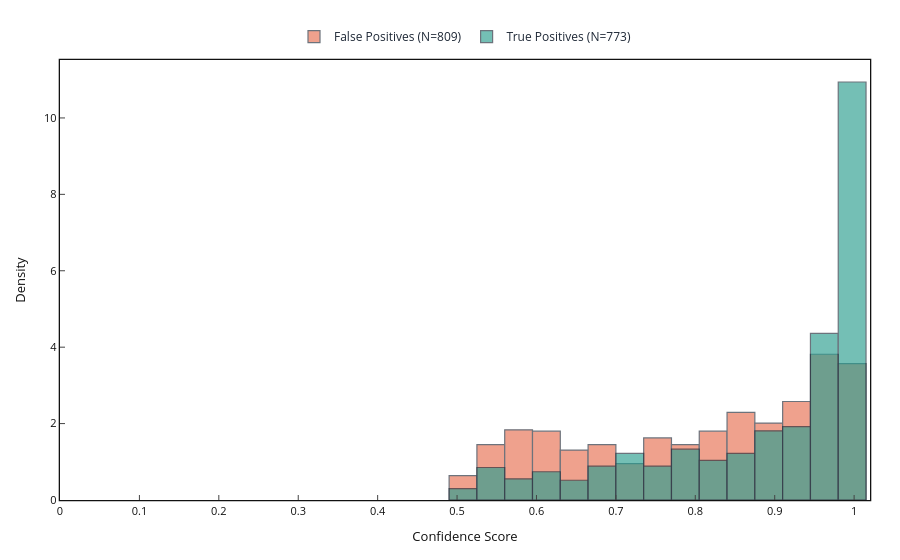

Notebook source saved alongside this figure:
### Code cell
# Plot the distribution of confidence scores of TP vs FP predictions.
model_name = "gliner2.5-base-v1"
fig_distrib = plot_confidence_score_distributions(
    df=scores_df,
    category=None,
    model_name=model_name,
)
save_figure_for_paper(
    fig_distrib,
    f"../figures/gliner/gliner_confidence_distribution_{model_name}.svg",
)
fig_distrib.show()

### Figure 1 — Plotly figure (JSON) as saved in the notebook; plotly's stock layout.template omitted (floating-point values rounded to 4 significant figures; data arrays with more than 128 entries replaced by an {"elided": "..."} marker saying what was removed)
{"data": [{"histnorm": "probability density", "marker": {"color": "#e76f51", "line": {"color": "#1f2937", "width": 1.2}}, "name": "False Positives (N=809)", "opacity": 0.65, "type": "histogram", "x": {"elided": "809 float values"}, "xbins": {"end": 1, "size": 0.035, "start": 0}}, {"histnorm": "probability density", "marker": {"color": "#2a9d8f", "line": {"color": "#1f2937", "width": 1.2}}, "name": "True Positives (N=773)", "opacity": 0.65, "type": "histogram", "x": {"elided": "773 float values"}, "xbins": {"end": 1, "size": 0.035, "start": 0}}], "layout": {"barmode": "overlay", "hovermode": false, "legend": {"font": {"color": "#1f2937", "size": 12}, "orientation": "h", "x": 0.5, "xanchor": "center", "y": 1.02, "yanchor": "bottom"}, "margin": {"b": 60, "l": 60, "r": 30, "t": 60}, "paper_bgcolor": "white", "plot_bgcolor": "white", "xaxis": {"dtick": 0.1, "linecolor": "#111111", "linewidth": 1.3, "mirror": true, "range": [0, 1.02], "showgrid": false, "showline": true, "tick0": 0, "tickfont": {"color": "#111111", "size": 11}, "ticks": "inside", "title": {"font": {"color": "#111111", "size": 13}, "text": "Confidence Score"}}, "yaxis": {"linecolor": "#111111", "linewidth": 1.3, "mirror": true, "showgrid": false, "showline": true, "tickfont": {"color": "#111111", "size": 11}, "ticks": "inside", "title": {"font": {"color": "#111111", "size": 13}, "text": "Density"}}}}
